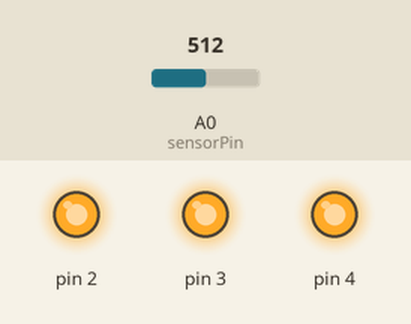
Bench run of a sketch on a simulated Arduino Uno, built with avr-gcc and run on an emulated ATmega328P. Shown: output pins drawn as LEDs (lit = HIGH). Inputs (shaded band) come from the test bench; at power-on: A0 (sensorPin) = 512. What the sketch prints to the serial monitor is not drawn.

Above: at 1.2 s.
1.3 s: A0 (sensorPin) set to 180
3.3 s: A0 (sensorPin) set to 161
At 3.7 s:
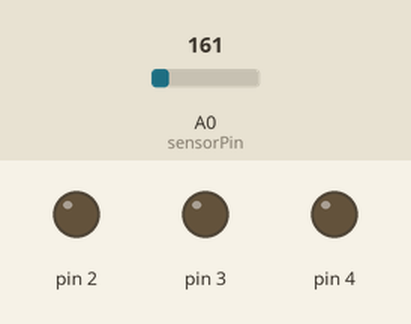
4.8 s: A0 (sensorPin) set to 306
At 6.0 s:
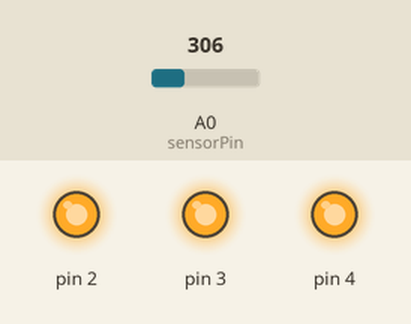
Timing chart, 0 to 7.8 s (numbered marks = the images above; inputs shaded):
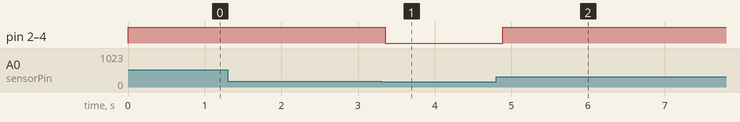

The sketch:

Project03_Loveometer.ino
```cpp
/*

*/
const int sensorPin = A0;
const float baselineTemp= 32.0;

void setup() {
    Serial.begin(9600);
    for(int pinNumber = 2; pinNumber<5; pinNumber++){
      pinMode(pinNumber,OUTPUT);
      digitalWrite(pinNumber, LOW);
    }
}

void loop() {
    int sensorVal = analogRead(sensorPin);
    Serial.print("Sensor Value:");
    Serial.print(sensorVal);

    float voltage = (sensorVal/1024.0)*5.0;
    Serial.print(", Voltes:");
    Serial.print(voltage);
    Serial.print(", degrees C:");
    float temperature = (voltage - .5)*100;
    Serial.print(temperature);

    if(temperature < baselineTemp){
      digitalWrite(2,LOW);
      digitalWrite(3,LOW);
      digitalWrite(4,LOW);
    }

    else if (temperature >= baselineTemp+1 && temperature < baselineTemp+2 ){
      digitalWrite(2,HIGH);
      digitalWrite(3,LOW);
      digitalWrite(4,LOW);
    }
     else if (temperature >= baselineTemp+2 && temperature < baselineTemp+3 ){
      digitalWrite(2,HIGH);
      digitalWrite(3,HIGH);
      digitalWrite(4,LOW);
    }
    else if (temperature >= baselineTemp+3){
      digitalWrite(2,HIGH);
      digitalWrite(3,HIGH);
      digitalWrite(4,HIGH);
    }
    delay(1);
}
```

Measured:
- the behaviour switches between 168 and 167 on A0 (sensorPin) (found by bisection; images 0 and 1)
- after the input at 1.3 s, every drawn part: stays the same
- after the input at 3.3 s, pin 2–4: HIGH → LOW after 0.06 s
- after the input at 4.8 s, pin 2–4: LOW → HIGH after 0.09 s
